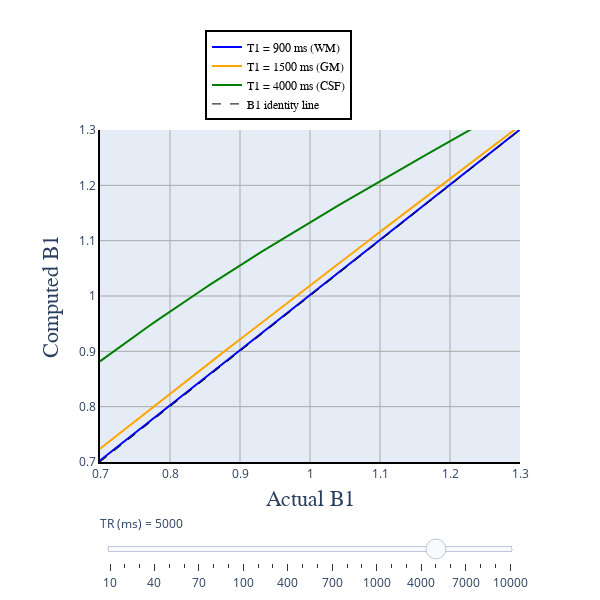

Write notebook code for a chart like this one.
### Code cell
#| label: daFig1jn

# Prepare Python environment

import scipy.io as sio
from pathlib import Path

data_dir = Path("../../../data/04-B1-01-DoubleAngle")
data_file = "da_fig1.mat"

#Load either archived or generated plot variables
mat_contents = sio.loadmat(data_dir / data_file)

nom_first_ang = mat_contents["nom_first_ang"][0][0]
B1 = mat_contents["B1"][0]
TR_range = mat_contents["TR_range"][0]
B1_varTR = mat_contents["B1_varTR"]
linfit = mat_contents["linfit"]

## Plot

# Module imports

import matplotlib.pyplot as plt
import plotly.graph_objs as go
import numpy as np
from plotly import __version__
from plotly.offline import download_plotlyjs, init_notebook_mode, plot, iplot
config={'showLink': False, 'displayModeBar': False}

init_notebook_mode(connected=True)

# PYTHON CODE

init_notebook_mode(connected=True)
# The polling here is to ensure that plotly.js has already been loaded before
# setting display alignment in order to avoid a race condition.

wm_data = [dict(
            visible = False,
            x = B1,
            y = B1_varTR[ii,:,0],
            name = "T1 = 900 ms (WM)",
            line=dict(color="blue", width=2),
            hoverinfo = "y") for ii in range(len(TR_range))]

wm_data[22]['visible'] = True


gm_data = [dict(
        visible = False,
        x = B1,
        y = B1_varTR[ii,:,1],
        name = "T1 = 1500 ms (GM)",
        line=dict(color="orange", width=2),
        hoverinfo = "y") for ii in range(len(TR_range))]

gm_data[22]['visible'] = True

csf_data = [dict(
        visible = False,
        x = B1,
        y = B1_varTR[ii,:,2],
        name = "T1 = 4000 ms (CSF)",
        line=dict(color="green", width=2),
        hoverinfo = "y") for ii in range(len(TR_range))]

csf_data[22]['visible'] = True

b1_data = [dict(
        visible = False,
        x = B1,
        y = B1,
        name = "B1 identity line",
        line=dict(color="black", width=1, dash = 'dash'),
        hoverinfo = "y") for ii in range(len(TR_range))]

b1_data[22]['visible'] = True

data = wm_data + gm_data + csf_data + b1_data

# Create and add slider
steps = []
      
for i in range(len(TR_range)):
    step = dict(
        method="update",
        args=[{"visible": [False] * len(b1_data)},],  # layout attribute
        label = str(TR_range[i])
    )
    step["args"][0]["visible"][i] = True  # Toggle i'th trace to "visible"
    steps.append(step)

sliders = [dict(
    active=22,
    currentvalue={"prefix": "TR (ms) = "},
    pad={"t": 50},
    steps=steps
)]

layout = go.Layout(
    width=600,
    height=600,
    margin=go.layout.Margin(
        l=100,
        r=80,
        b=100,
        t=130,
    ),
    annotations=[
        dict(
            x=-0.15,
            y=0.50,
            showarrow=False,
            text='Computed B1',
            font=dict(
                family='Times New Roman',
                size=22
            ),
            textangle=-90,
            xref='paper',
            yref='paper'
        ),
        dict(
            x=0.50,
            y=-0.15,
            showarrow=False,
            text='Actual B1',
            font=dict(
                family='Times New Roman',
                size=22
            ),
            textangle=0,
            xref='paper',
            yref='paper'
        ),
    ],
    xaxis=dict(
        showgrid=True,
        gridcolor='rgb(169,169,169)',
        linecolor='black',
        linewidth=2,
        range=[0.7,1.3]
    ),
    yaxis=dict(
        showgrid=True,
        gridcolor='rgb(169,169,169)',
        linecolor='black',
        linewidth=2,
        range=[0.7,1.3]
    ),
    legend=dict(
        x=0.25,
        y=1.3,
        traceorder='normal',
        font=dict(
            family='Times New Roman',
            size=12,
            color='#000'
        ),
        bordercolor='#000000',
        borderwidth=2
    ),
    sliders=sliders
)

fig = dict(data=data, layout=layout)

iplot(fig, filename = 'fig1.html', config = config)
